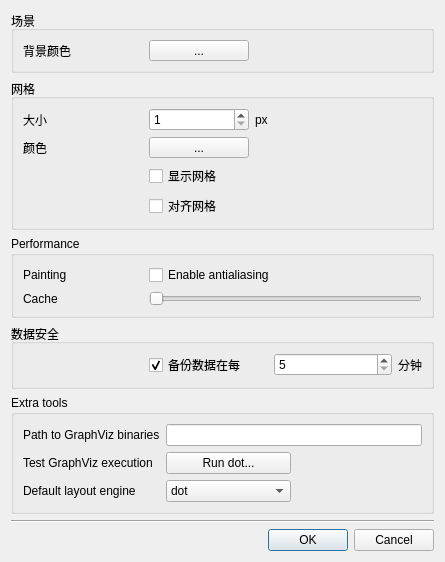
<?xml version="1.0" encoding="UTF-8"?>
<ui version="4.0">
 <class>CSceneOptionsDialog</class>
 <widget class="QDialog" name="CSceneOptionsDialog">
  <property name="geometry">
   <rect>
    <x>0</x>
    <y>0</y>
    <width>445</width>
    <height>546</height>
   </rect>
  </property>
  <property name="windowTitle">
   <string>Scene Options</string>
  </property>
  <layout class="QVBoxLayout" name="verticalLayout">
   <item>
    <widget class="QGroupBox" name="SceneSection">
     <property name="title">
      <string>场景</string>
     </property>
     <property name="flat">
      <bool>true</bool>
     </property>
     <layout class="QFormLayout" name="formLayout">
      <property name="fieldGrowthPolicy">
       <enum>QFormLayout::FieldsStayAtSizeHint</enum>
      </property>
      <item row="0" column="0">
       <widget class="QLabel" name="label_4">
        <property name="minimumSize">
         <size>
          <width>120</width>
          <height>0</height>
         </size>
        </property>
        <property name="text">
         <string>背景颜色</string>
        </property>
       </widget>
      </item>
      <item row="0" column="1">
       <widget class="QSint::ColorButton" name="BackgroundColor">
        <property name="sizePolicy">
         <sizepolicy hsizetype="Preferred" vsizetype="Fixed">
          <horstretch>0</horstretch>
          <verstretch>0</verstretch>
         </sizepolicy>
        </property>
        <property name="minimumSize">
         <size>
          <width>100</width>
          <height>0</height>
         </size>
        </property>
        <property name="text">
         <string>...</string>
        </property>
        <property name="popupMode">
         <enum>QToolButton::InstantPopup</enum>
        </property>
        <property name="toolButtonStyle">
         <enum>Qt::ToolButtonTextBesideIcon</enum>
        </property>
        <property name="arrowType">
         <enum>Qt::NoArrow</enum>
        </property>
       </widget>
      </item>
     </layout>
    </widget>
   </item>
   <item>
    <widget class="QGroupBox" name="GridSection">
     <property name="title">
      <string>网格</string>
     </property>
     <property name="flat">
      <bool>true</bool>
     </property>
     <layout class="QFormLayout" name="formLayout_2">
      <property name="fieldGrowthPolicy">
       <enum>QFormLayout::FieldsStayAtSizeHint</enum>
      </property>
      <item row="0" column="0">
       <widget class="QLabel" name="label">
        <property name="minimumSize">
         <size>
          <width>120</width>
          <height>0</height>
         </size>
        </property>
        <property name="text">
         <string>大小</string>
        </property>
       </widget>
      </item>
      <item row="0" column="1">
       <layout class="QHBoxLayout" name="horizontalLayout">
        <item>
         <widget class="QSpinBox" name="GridSize">
          <property name="sizePolicy">
           <sizepolicy hsizetype="Preferred" vsizetype="Fixed">
            <horstretch>0</horstretch>
            <verstretch>0</verstretch>
           </sizepolicy>
          </property>
          <property name="minimumSize">
           <size>
            <width>100</width>
            <height>0</height>
           </size>
          </property>
          <property name="minimum">
           <number>1</number>
          </property>
          <property name="maximum">
           <number>40</number>
          </property>
         </widget>
        </item>
        <item>
         <widget class="QLabel" name="label_2">
          <property name="text">
           <string>px</string>
          </property>
         </widget>
        </item>
       </layout>
      </item>
      <item row="2" column="0">
       <widget class="QLabel" name="label_3">
        <property name="minimumSize">
         <size>
          <width>120</width>
          <height>0</height>
         </size>
        </property>
        <property name="text">
         <string>颜色</string>
        </property>
       </widget>
      </item>
      <item row="2" column="1">
       <widget class="QSint::ColorButton" name="GridColor">
        <property name="sizePolicy">
         <sizepolicy hsizetype="Preferred" vsizetype="Fixed">
          <horstretch>0</horstretch>
          <verstretch>0</verstretch>
         </sizepolicy>
        </property>
        <property name="minimumSize">
         <size>
          <width>100</width>
          <height>0</height>
         </size>
        </property>
        <property name="text">
         <string>...</string>
        </property>
        <property name="popupMode">
         <enum>QToolButton::InstantPopup</enum>
        </property>
        <property name="toolButtonStyle">
         <enum>Qt::ToolButtonTextBesideIcon</enum>
        </property>
        <property name="arrowType">
         <enum>Qt::NoArrow</enum>
        </property>
       </widget>
      </item>
      <item row="4" column="1">
       <widget class="QCheckBox" name="GridSnap">
        <property name="text">
         <string>对齐网格</string>
        </property>
       </widget>
      </item>
      <item row="3" column="1">
       <widget class="QCheckBox" name="GridVisible">
        <property name="text">
         <string>显示网格</string>
        </property>
       </widget>
      </item>
     </layout>
    </widget>
   </item>
   <item>
    <widget class="QGroupBox" name="PerformanceSection">
     <property name="title">
      <string>Performance</string>
     </property>
     <property name="flat">
      <bool>true</bool>
     </property>
     <layout class="QGridLayout" name="gridLayout">
      <item row="0" column="0">
       <widget class="QLabel" name="label_5">
        <property name="minimumSize">
         <size>
          <width>120</width>
          <height>0</height>
         </size>
        </property>
        <property name="maximumSize">
         <size>
          <width>100</width>
          <height>16777215</height>
         </size>
        </property>
        <property name="text">
         <string>Painting</string>
        </property>
       </widget>
      </item>
      <item row="0" column="1">
       <widget class="QCheckBox" name="Antialiasing">
        <property name="sizePolicy">
         <sizepolicy hsizetype="Expanding" vsizetype="Fixed">
          <horstretch>0</horstretch>
          <verstretch>0</verstretch>
         </sizepolicy>
        </property>
        <property name="text">
         <string>Enable antialiasing</string>
        </property>
       </widget>
      </item>
      <item row="1" column="0">
       <widget class="QLabel" name="label_6">
        <property name="minimumSize">
         <size>
          <width>120</width>
          <height>0</height>
         </size>
        </property>
        <property name="maximumSize">
         <size>
          <width>100</width>
          <height>16777215</height>
         </size>
        </property>
        <property name="text">
         <string>Cache</string>
        </property>
       </widget>
      </item>
      <item row="1" column="1">
       <widget class="QSint::SpinSlider" name="CacheSlider">
        <property name="maximum">
         <number>1000</number>
        </property>
        <property name="singleStep">
         <number>10</number>
        </property>
        <property name="pageStep">
         <number>10</number>
        </property>
        <property name="orientation">
         <enum>Qt::Horizontal</enum>
        </property>
       </widget>
      </item>
     </layout>
    </widget>
   </item>
   <item>
    <widget class="QGroupBox" name="DataSection">
     <property name="title">
      <string>数据安全</string>
     </property>
     <property name="flat">
      <bool>true</bool>
     </property>
     <layout class="QGridLayout" name="gridLayout_2">
      <item row="1" column="1">
       <widget class="QCheckBox" name="EnableBackups">
        <property name="text">
         <string>备份数据在每</string>
        </property>
        <property name="checked">
         <bool>true</bool>
        </property>
       </widget>
      </item>
      <item row="1" column="3">
       <widget class="QLabel" name="label_7">
        <property name="sizePolicy">
         <sizepolicy hsizetype="Maximum" vsizetype="Preferred">
          <horstretch>0</horstretch>
          <verstretch>0</verstretch>
         </sizepolicy>
        </property>
        <property name="text">
         <string>分钟</string>
        </property>
       </widget>
      </item>
      <item row="1" column="2">
       <widget class="QSpinBox" name="BackupPeriod">
        <property name="minimum">
         <number>5</number>
        </property>
        <property name="maximum">
         <number>200</number>
        </property>
        <property name="singleStep">
         <number>5</number>
        </property>
       </widget>
      </item>
      <item row="1" column="0">
       <widget class="QLabel" name="label_8">
        <property name="minimumSize">
         <size>
          <width>120</width>
          <height>0</height>
         </size>
        </property>
        <property name="maximumSize">
         <size>
          <width>100</width>
          <height>16777215</height>
         </size>
        </property>
        <property name="text">
         <string/>
        </property>
       </widget>
      </item>
     </layout>
    </widget>
   </item>
   <item>
    <widget class="QGroupBox" name="ExtraSection">
     <property name="title">
      <string>Extra tools</string>
     </property>
     <property name="flat">
      <bool>true</bool>
     </property>
     <layout class="QGridLayout" name="gridLayout_3">
      <item row="0" column="0">
       <widget class="QLabel" name="label_9">
        <property name="minimumSize">
         <size>
          <width>120</width>
          <height>0</height>
         </size>
        </property>
        <property name="text">
         <string>Path to GraphViz binaries</string>
        </property>
       </widget>
      </item>
      <item row="2" column="1">
       <widget class="QComboBox" name="GraphvizDefaultEngine">
        <property name="editable">
         <bool>false</bool>
        </property>
        <item>
         <property name="text">
          <string>dot</string>
         </property>
        </item>
        <item>
         <property name="text">
          <string>neato</string>
         </property>
        </item>
        <item>
         <property name="text">
          <string>fdp</string>
         </property>
        </item>
        <item>
         <property name="text">
          <string>sfdp</string>
         </property>
        </item>
        <item>
         <property name="text">
          <string>twopi</string>
         </property>
        </item>
        <item>
         <property name="text">
          <string>circo</string>
         </property>
        </item>
       </widget>
      </item>
      <item row="2" column="0">
       <widget class="QLabel" name="label_10">
        <property name="minimumSize">
         <size>
          <width>120</width>
          <height>0</height>
         </size>
        </property>
        <property name="text">
         <string>Default layout engine</string>
        </property>
       </widget>
      </item>
      <item row="0" column="1" colspan="2">
       <widget class="QSint::PathPicker" name="GraphvizPath"/>
      </item>
      <item row="1" column="1">
       <widget class="QPushButton" name="GraphvizTest">
        <property name="text">
         <string>Run dot...</string>
        </property>
       </widget>
      </item>
      <item row="1" column="0">
       <widget class="QLabel" name="label_11">
        <property name="minimumSize">
         <size>
          <width>120</width>
          <height>0</height>
         </size>
        </property>
        <property name="text">
         <string>Test GraphViz execution</string>
        </property>
       </widget>
      </item>
     </layout>
    </widget>
   </item>
   <item>
    <spacer name="verticalSpacer">
     <property name="orientation">
      <enum>Qt::Vertical</enum>
     </property>
     <property name="sizeHint" stdset="0">
      <size>
       <width>20</width>
       <height>40</height>
      </size>
     </property>
    </spacer>
   </item>
   <item>
    <widget class="Line" name="line">
     <property name="orientation">
      <enum>Qt::Horizontal</enum>
     </property>
    </widget>
   </item>
   <item>
    <widget class="QDialogButtonBox" name="buttonBox">
     <property name="orientation">
      <enum>Qt::Horizontal</enum>
     </property>
     <property name="standardButtons">
      <set>QDialogButtonBox::Cancel|QDialogButtonBox::Ok</set>
     </property>
    </widget>
   </item>
  </layout>
 </widget>
 <customwidgets>
  <customwidget>
   <class>QSint::ColorButton</class>
   <extends>QToolButton</extends>
   <header location="global">colorbutton.h</header>
  </customwidget>
  <customwidget>
   <class>QSint::SpinSlider</class>
   <extends>QSlider</extends>
   <header location="global">spinslider.h</header>
  </customwidget>
  <customwidget>
   <class>QSint::PathPicker</class>
   <extends>QLineEdit</extends>
   <header location="global">pathpicker.h</header>
  </customwidget>
 </customwidgets>
 <tabstops>
  <tabstop>BackgroundColor</tabstop>
  <tabstop>GridSize</tabstop>
  <tabstop>GridColor</tabstop>
  <tabstop>GridVisible</tabstop>
  <tabstop>GridSnap</tabstop>
  <tabstop>Antialiasing</tabstop>
  <tabstop>CacheSlider</tabstop>
  <tabstop>EnableBackups</tabstop>
  <tabstop>BackupPeriod</tabstop>
  <tabstop>GraphvizPath</tabstop>
  <tabstop>GraphvizDefaultEngine</tabstop>
 </tabstops>
 <resources/>
 <connections>
  <connection>
   <sender>buttonBox</sender>
   <signal>accepted()</signal>
   <receiver>CSceneOptionsDialog</receiver>
   <slot>accept()</slot>
   <hints>
    <hint type="sourcelabel">
     <x>248</x>
     <y>254</y>
    </hint>
    <hint type="destinationlabel">
     <x>157</x>
     <y>274</y>
    </hint>
   </hints>
  </connection>
  <connection>
   <sender>buttonBox</sender>
   <signal>rejected()</signal>
   <receiver>CSceneOptionsDialog</receiver>
   <slot>reject()</slot>
   <hints>
    <hint type="sourcelabel">
     <x>316</x>
     <y>260</y>
    </hint>
    <hint type="destinationlabel">
     <x>286</x>
     <y>274</y>
    </hint>
   </hints>
  </connection>
 </connections>
</ui>
